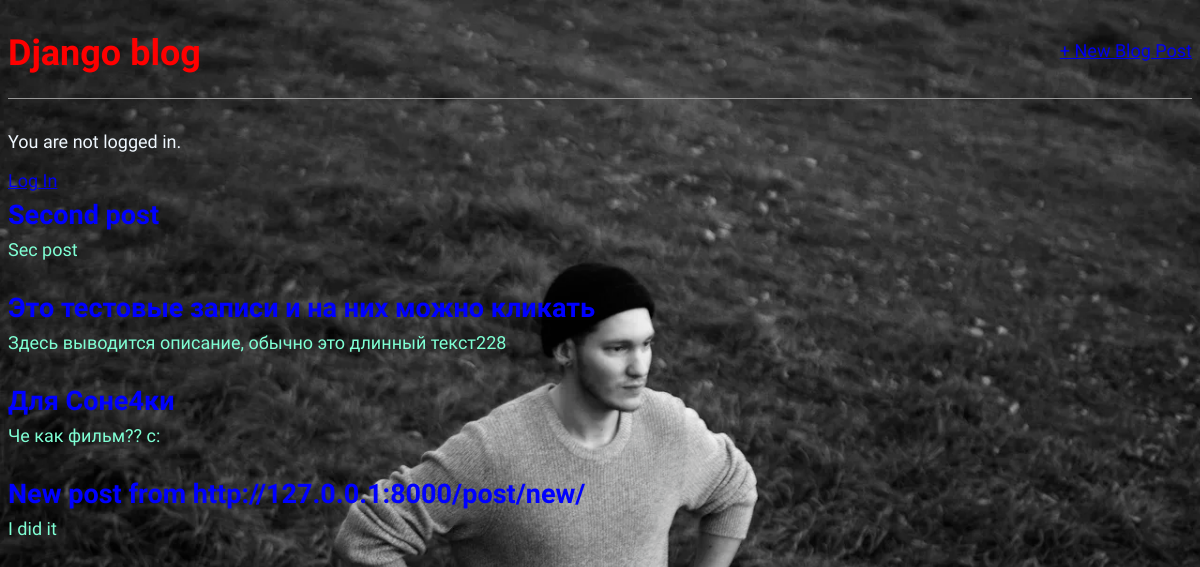
The page / on the database its author committed.
### blog/models.py (models this page shows, shortened)
class Post(models.Model):
    title = models.CharField(max_length=200)
    author = models.ForeignKey(
        'auth.User',
        on_delete=models.CASCADE
    )
    body = models.TextField()

### blog/views.py (the view)
# urls.py: path('', BlogListView.as_view(), name='home'),
class BlogListView(ListView):
    model = Post
    template_name = 'home.html'

### templates/home.html
{% extends 'base.html' %}
{% block content %}
    {% for post in object_list %}
        <div class="post-entry">
            <h2><a href="{% url 'post_detail' post.pk %}">{{ post.title }}</a></h2>
            <p>{{ post.body }}</p>
        </div>
    {% endfor %}
{% endblock content %}

### static/css/base.css (style rules this page uses)
body { font-family: 'Source Sans Pro', sans-serif; font-size: 18px; background: #c7b39b url(media/me.png); background-size: cover; }
.post-entry { margin-bottom: 2rem; }
.post-entry h2 { margin: 0.5rem 0; color: brown; }
.post-entry h2 a, .post-entry h2 a:visited { color: blue; text-decoration: none; }
.post-entry p { margin: 0; font-weight: 400; color: aquamarine; }
p { color: aliceblue; }

### rows shown on the page
Post: title "Second post", body "Sec post"
Post: title "Это тестовые записи и на них можно кликать", body "Здесь выводится описание, обычно это длинный текст228"
Post: title "Для Соне4ки", body "Че как фильм?? с:"
Post: title "New post from http://127.0.0.1:8000/post/new/", body "I did it"
